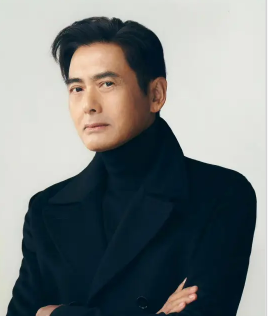
#> input picture img/fage.png, 268 x 316 px
$ python detectionface.py
#> lines starting #> are read from the running program, lines starting #| are printed output that depends on the picture; after the words box and inside, x2 and y2 are one past the last pixel; in counts of white or black regions, pixels touching at a corner belong together
import cv2

filepath = "../img/fage.png"
# 读取图片
img = cv2.imread(filepath)
#> img is the input picture: shape (316, 268, 3); mean B, G, R 125.2, 124.7, 118.4
# 转换灰色
gray = cv2.cvtColor(img,cv2.COLOR_BGR2GRAY)
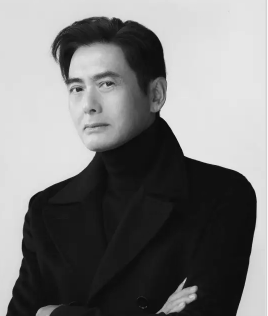
#> gray: shape (316, 268); min 9, max 247, mean 122.9

# OpenCV人脸识别分类器
classifier = cv2.CascadeClassifier("../file/haarcascade_frontalface_default.xml")
# 定义绘制颜色
color = (0,255,0)
# 调用识别人脸
faceRects = classifier.detectMultiScale(gray,scaleFactor=1.2,minNeighbors=3,minSize=(32,32))
#> faceRects = [[49, 49, 90, 90]]
# 大于0则检测到人脸
if len(faceRects):
    for faceRect in faceRects:
        x,y,w,h = faceRect
        # 框出人脸
        cv2.rectangle(img,(x,y),(x+w,y+w),color,2)
        # 左眼
        cv2.circle(img,(x+w//4,y+h//4+30),min(w//8,h//8),color)
        # 右眼
        cv2.circle(img,(x + 3 * w // 4, y + h // 4 + 30), min(w // 8, h // 8),color)
        # 嘴巴
        cv2.rectangle(img, (x + 3 * w // 8, y + 3 * h // 4),(x + 5 * w // 8, y + 7 * h // 8), color)
#> this loop made 1 pass
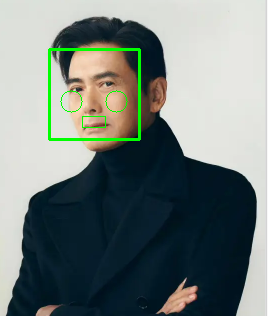
#> img: shape (316, 268, 3); 1.49% of pixels changed, all inside (x1, y1, x2, y2) = (48, 48, 141, 141)
# 显示图像
cv2.imshow("Image",img)
cv2.waitKey(10)

cv2.waitKey(0)
cv2.destroyAllWindows()
